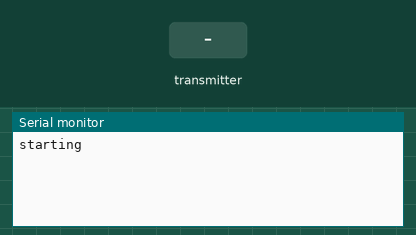
Simulated run of this sketch. Board: Arduino Uno, built with avr-gcc and run on an emulated ATmega328P. Parts: the last lines printed to the serial monitor. The test bench sets the inputs (shaded band). No radio packets arrive unless stated.

Above: at 1.2 s.
1.3 s: the transmitter starts sending data.0 = 0
At 1.37 s:
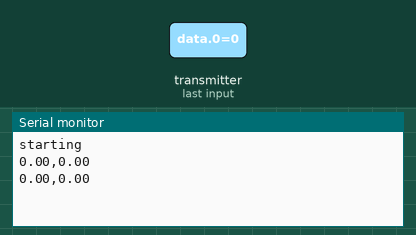
3.2 s: the transmitter starts sending data.1 = 25
At 3.27 s:
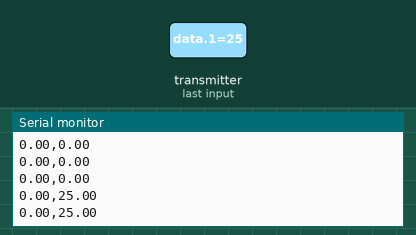
4.7 s: the transmitter starts sending data.0 = 25
At 4.77 s:
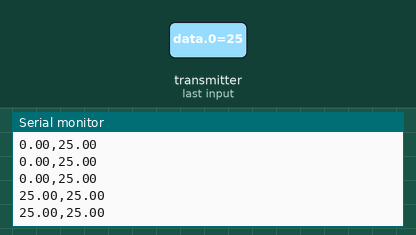
6.2 s: the transmitter starts sending data.1 = 0
At 6.27 s:
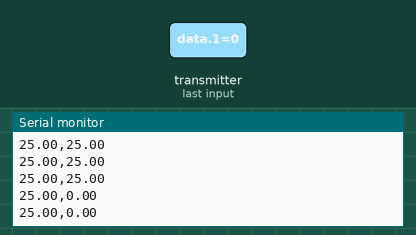

Measured:
- after the input at 1.3 s, the serial monitor: prints a new line at once (image 1)
- after the input at 3.2 s, the serial monitor: prints a new line at once (image 2)
- after the input at 4.7 s, the serial monitor: prints a new line at once (image 3)
- after the input at 6.2 s, the serial monitor: prints a new line at once (image 4)

The sketch:

receiver.ino
```cpp
/*
* Arduino Wireless Communication Reciever Accelerometer Data
* Library: TMRh20/RF24, https://github.com/tmrh20/RF24/
*/

#include <SPI.h>
#include <nRF24L01.h>
#include <RF24.h>
RF24 radio(7, 8); // CE, CSN

const byte ADDRESS[6] = "94523";      //Any address that has to match with the reciever
const int CHANNEL = 95;
const long BAUD = 115200;

double data[2];


void setup() {
  Serial.begin(BAUD);
  radio.begin();
  radio.setChannel(CHANNEL);
  radio.openReadingPipe(0, ADDRESS);
  radio.setPALevel(RF24_PA_MAX);
  radio.setDataRate(RF24_2MBPS);
  radio.startListening();
  Serial.println("starting");
}


void loop() {
  if(radio.available(0))
  {
    radio.read(&data , sizeof(data));
    Serial.print(data[0]);
    Serial.print(",");
    Serial.print(data[1]);
    Serial.println();
  }
}
```
